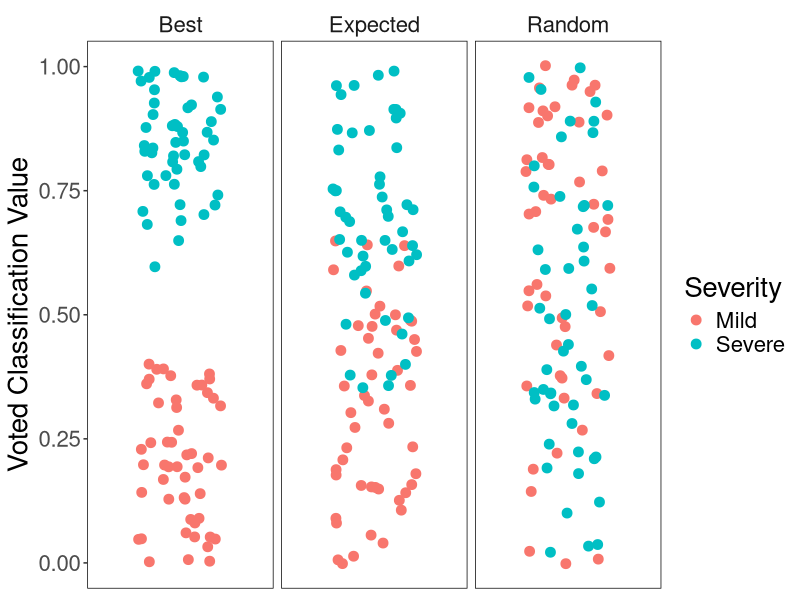
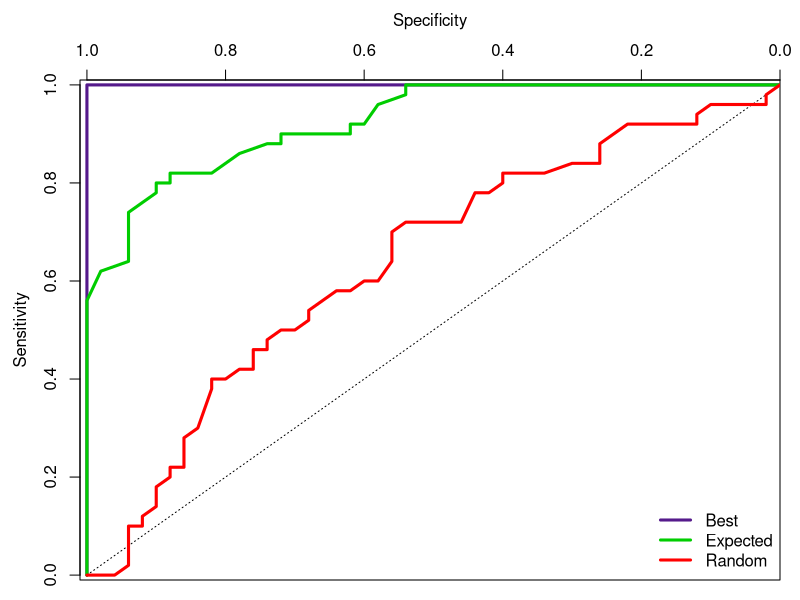
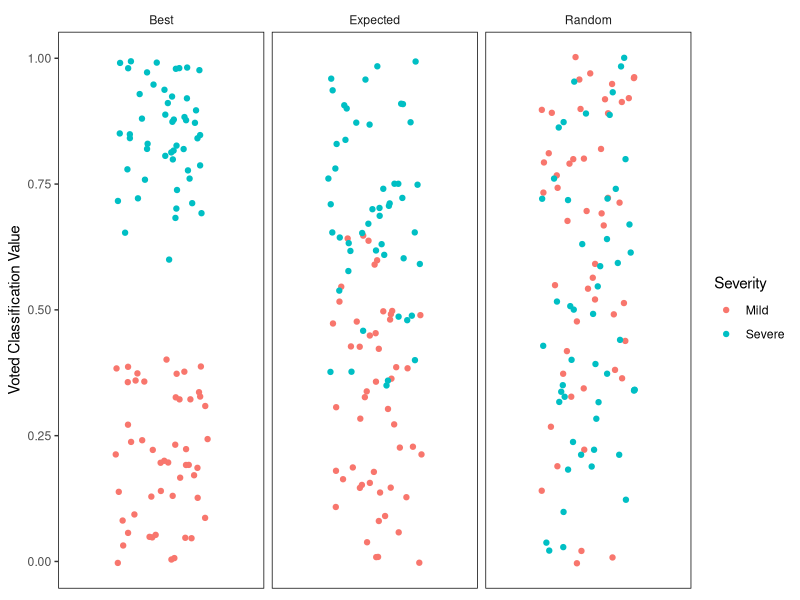
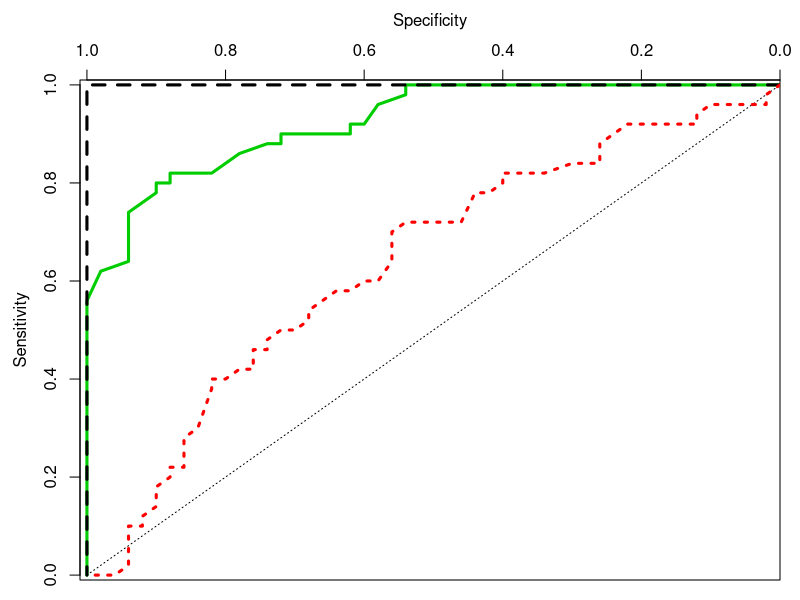
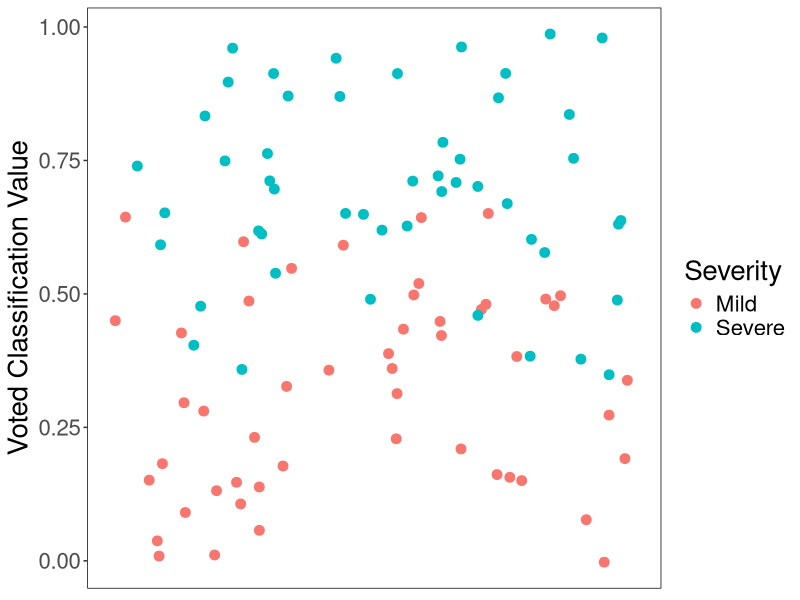

Recreate these plots in R, in order.
#### nick's ROC demo code
library(dplyr)
library(ggplot2)
library(pROC)

set.seed(1)
example <- data.frame(type = c(rep('Best',100), rep('Expected',100), rep('Random',100)),
                      Severity = factor(rep(c(rep('Mild',50),rep('Severe',50)),3)),
                      votes = c(c(sample(c(0:40), 50, replace = T)/100,
                                  sample(c(60:100), 50, replace = T)/100),
                                c(sample(c(0:65), 50, replace = T)/100,
                                  sample(c(35:100), 50, replace = T)/100),
                                c(sample(c(0:100), 50, replace = T)/100,
                                  sample(c(0:100), 50, replace = T)/100)))

ggplot(example, aes(color = Severity, y = votes, x=1)) + 
  geom_jitter(width = 0.5, size = 3) + theme_bw() + 
  labs(x=NULL, y='Voted Classification Value') + 
  facet_grid(.~type) + xlim(0,2) + 
  theme(panel.grid.major = element_blank(),
        panel.grid.minor = element_blank(),
        strip.background = element_blank(),
        panel.border = element_rect(colour = "black"),
        axis.text.x = element_blank(),
        axis.ticks.x = element_blank(),
        text = element_text(size=20))

roc_best <- roc(example[example$type=='Best','Severity'], 
                example[example$type=='Best','votes'])
roc_exp <- roc(example[example$type=='Expected','Severity'], 
               example[example$type=='Expected','votes'])
roc_rand <- roc(example[example$type=='Random','Severity'], 
                example[example$type=='Random','votes'])

par(mar=c(1,4,4,1))
plot(c(1,0),c(0,1), type='l', lty=3, xlim=c(1.01,0), ylim=c(-0.01,1.01), 
     xaxs='i', yaxs='i', ylab='', xlab='', axes = F)
axis(2)
axis(3)
box()
plot(roc_best, col='purple4', lwd=3, add=T, lty=1)
plot(roc_exp, col='green3', lwd=3, add=T, lty=1)
plot(roc_rand, col='red', lwd=3, add=T, lty=1)
mtext(side=2, text="Sensitivity", line=2.5)
mtext(side=3, text="Specificity", line=2.5)
legend('bottomright', legend=c(sprintf('Best'), #(AUC: %.3g)',roc_best$auc),
                               sprintf('Expected'), #(AUC: %.3g)',roc_exp$auc),
                               sprintf('Random')), # (AUC: %.3g)',roc_rand$auc)),
       lty=c(1,1,1), lwd=3, col=c('purple4','green3','red'), bty='n')

ggplot(example, aes(color = Severity, y = votes, x=1)) + 
  geom_jitter(width = 0.5) + theme_bw() + labs(x=NULL, y='Voted Classification Value') + 
  facet_grid(.~type) + xlim(0,2) + 
  theme(panel.grid.major = element_blank(),
        panel.grid.minor = element_blank(),
        strip.background = element_blank(),
        panel.border = element_rect(colour = "black"),
        axis.text.x = element_blank(),
        axis.ticks.x = element_blank())

roc_best <- roc(example[example$type=='Best','Severity'], 
                example[example$type=='Best','votes'])
roc_exp <- roc(example[example$type=='Expected','Severity'], 
               example[example$type=='Expected','votes'])
roc_rand <- roc(example[example$type=='Random','Severity'], 
                example[example$type=='Random','votes'])

par(mar=c(1,4,4,1))
plot(c(1,0),c(0,1), type='l', lty=3, xlim=c(1.01,0), ylim=c(-0.01,1.01), 
     xaxs='i', yaxs='i', ylab='', xlab='', axes = F)
axis(2);axis(3);box()
plot(roc_exp, col='green3', lwd=3, add=T, lty=1)
plot(roc_best, col = 'black', lwd = 3, add = T, lty=2)
plot(roc_rand, col = 'red', lwd=3, add = T, lty=3)
mtext(side=2, text="Sensitivity", line=2.5)
mtext(side=3, text="Specificity", line=2.5)

example %>% 
  filter(type == 'Expected') %>% 
  ggplot(aes(color = Severity, y = votes, x=1)) + xlim(0.5,1.5) + 
  geom_jitter(width = 0.5, size=3) + theme_bw() + 
  labs(x=NULL, y='Voted Classification Value') + 
  theme(panel.grid.major = element_blank(),
        panel.grid.minor = element_blank(),
        strip.background = element_blank(),
        panel.border = element_rect(colour = "black"),
        axis.text.x = element_blank(),
        axis.ticks.x = element_blank(),
        text = element_text(size=20))